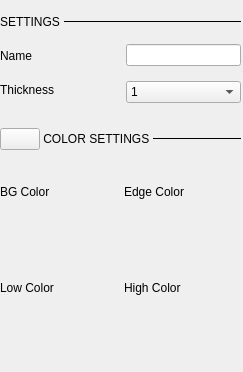
<?xml version="1.0" encoding="UTF-8"?>
<ui version="4.0">
 <class>LChannelSettings</class>
 <widget class="QWidget" name="LChannelSettings">
  <property name="geometry">
   <rect>
    <x>0</x>
    <y>0</y>
    <width>243</width>
    <height>372</height>
   </rect>
  </property>
  <property name="sizePolicy">
   <sizepolicy hsizetype="Maximum" vsizetype="Maximum">
    <horstretch>0</horstretch>
    <verstretch>0</verstretch>
   </sizepolicy>
  </property>
  <property name="windowTitle">
   <string>Form</string>
  </property>
  <layout class="QGridLayout" name="gridLayout">
   <property name="leftMargin">
    <number>0</number>
   </property>
   <property name="topMargin">
    <number>0</number>
   </property>
   <property name="rightMargin">
    <number>2</number>
   </property>
   <property name="bottomMargin">
    <number>0</number>
   </property>
   <property name="verticalSpacing">
    <number>0</number>
   </property>
   <item row="7" column="0">
    <widget class="QWidget" name="widget" native="true">
     <property name="minimumSize">
      <size>
       <width>0</width>
       <height>50</height>
      </size>
     </property>
     <layout class="QVBoxLayout" name="verticalLayout">
      <property name="leftMargin">
       <number>0</number>
      </property>
      <property name="topMargin">
       <number>0</number>
      </property>
      <property name="rightMargin">
       <number>0</number>
      </property>
      <property name="bottomMargin">
       <number>0</number>
      </property>
      <item>
       <layout class="QHBoxLayout" name="horizontalLayout_5">
        <property name="sizeConstraint">
         <enum>QLayout::SetDefaultConstraint</enum>
        </property>
        <property name="leftMargin">
         <number>0</number>
        </property>
        <property name="topMargin">
         <number>0</number>
        </property>
        <item>
         <widget class="QLabel" name="label_5">
          <property name="sizePolicy">
           <sizepolicy hsizetype="Minimum" vsizetype="Fixed">
            <horstretch>0</horstretch>
            <verstretch>0</verstretch>
           </sizepolicy>
          </property>
          <property name="text">
           <string>BG Color</string>
          </property>
         </widget>
        </item>
        <item>
         <widget class="QLabel" name="lblEdge">
          <property name="sizePolicy">
           <sizepolicy hsizetype="Minimum" vsizetype="Fixed">
            <horstretch>0</horstretch>
            <verstretch>0</verstretch>
           </sizepolicy>
          </property>
          <property name="text">
           <string>Edge Color</string>
          </property>
         </widget>
        </item>
       </layout>
      </item>
      <item>
       <layout class="QHBoxLayout" name="horizontalLayout_6">
        <property name="sizeConstraint">
         <enum>QLayout::SetDefaultConstraint</enum>
        </property>
        <property name="topMargin">
         <number>0</number>
        </property>
        <item>
         <widget class="QWidget" name="colorBG" native="true">
          <property name="sizePolicy">
           <sizepolicy hsizetype="Preferred" vsizetype="Fixed">
            <horstretch>0</horstretch>
            <verstretch>0</verstretch>
           </sizepolicy>
          </property>
          <property name="minimumSize">
           <size>
            <width>0</width>
            <height>30</height>
           </size>
          </property>
          <property name="maximumSize">
           <size>
            <width>16777215</width>
            <height>30</height>
           </size>
          </property>
          <property name="styleSheet">
           <string notr="true"/>
          </property>
         </widget>
        </item>
        <item>
         <widget class="QWidget" name="colorEdge" native="true">
          <property name="sizePolicy">
           <sizepolicy hsizetype="Preferred" vsizetype="Fixed">
            <horstretch>0</horstretch>
            <verstretch>0</verstretch>
           </sizepolicy>
          </property>
          <property name="minimumSize">
           <size>
            <width>0</width>
            <height>30</height>
           </size>
          </property>
          <property name="maximumSize">
           <size>
            <width>16777215</width>
            <height>30</height>
           </size>
          </property>
          <property name="styleSheet">
           <string notr="true"/>
          </property>
         </widget>
        </item>
       </layout>
      </item>
      <item>
       <layout class="QHBoxLayout" name="horizontalLayout_8">
        <property name="leftMargin">
         <number>0</number>
        </property>
        <property name="topMargin">
         <number>0</number>
        </property>
        <item>
         <widget class="QLabel" name="lblLow">
          <property name="sizePolicy">
           <sizepolicy hsizetype="Minimum" vsizetype="Fixed">
            <horstretch>0</horstretch>
            <verstretch>0</verstretch>
           </sizepolicy>
          </property>
          <property name="text">
           <string>Low Color</string>
          </property>
         </widget>
        </item>
        <item>
         <widget class="QLabel" name="lblHigh">
          <property name="sizePolicy">
           <sizepolicy hsizetype="Minimum" vsizetype="Fixed">
            <horstretch>0</horstretch>
            <verstretch>0</verstretch>
           </sizepolicy>
          </property>
          <property name="text">
           <string>High Color</string>
          </property>
         </widget>
        </item>
       </layout>
      </item>
      <item>
       <layout class="QHBoxLayout" name="horizontalLayout_7">
        <property name="topMargin">
         <number>0</number>
        </property>
        <item>
         <widget class="QWidget" name="colorLow" native="true">
          <property name="sizePolicy">
           <sizepolicy hsizetype="Preferred" vsizetype="Fixed">
            <horstretch>0</horstretch>
            <verstretch>0</verstretch>
           </sizepolicy>
          </property>
          <property name="minimumSize">
           <size>
            <width>0</width>
            <height>30</height>
           </size>
          </property>
          <property name="maximumSize">
           <size>
            <width>16777215</width>
            <height>30</height>
           </size>
          </property>
          <property name="styleSheet">
           <string notr="true"/>
          </property>
         </widget>
        </item>
        <item>
         <widget class="QWidget" name="colorHigh" native="true">
          <property name="sizePolicy">
           <sizepolicy hsizetype="Preferred" vsizetype="Fixed">
            <horstretch>0</horstretch>
            <verstretch>0</verstretch>
           </sizepolicy>
          </property>
          <property name="minimumSize">
           <size>
            <width>0</width>
            <height>30</height>
           </size>
          </property>
          <property name="maximumSize">
           <size>
            <width>16777215</width>
            <height>30</height>
           </size>
          </property>
          <property name="styleSheet">
           <string notr="true"/>
          </property>
         </widget>
        </item>
       </layout>
      </item>
     </layout>
     <zorder></zorder>
     <zorder></zorder>
    </widget>
   </item>
   <item row="0" column="0">
    <layout class="QGridLayout" name="gridLayout_2">
     <property name="topMargin">
      <number>0</number>
     </property>
     <property name="horizontalSpacing">
      <number>0</number>
     </property>
     <item row="2" column="0" colspan="2">
      <spacer name="verticalSpacer_3">
       <property name="orientation">
        <enum>Qt::Vertical</enum>
       </property>
       <property name="sizeType">
        <enum>QSizePolicy::Fixed</enum>
       </property>
       <property name="sizeHint" stdset="0">
        <size>
         <width>0</width>
         <height>15</height>
        </size>
       </property>
      </spacer>
     </item>
     <item row="1" column="1">
      <widget class="Line" name="line">
       <property name="minimumSize">
        <size>
         <width>0</width>
         <height>1</height>
        </size>
       </property>
       <property name="maximumSize">
        <size>
         <width>16777215</width>
         <height>1</height>
        </size>
       </property>
       <property name="frameShadow">
        <enum>QFrame::Plain</enum>
       </property>
       <property name="orientation">
        <enum>Qt::Horizontal</enum>
       </property>
       <property name="subsection_line" stdset="0">
        <bool>true</bool>
       </property>
      </widget>
     </item>
     <item row="1" column="0">
      <widget class="QLabel" name="label_2">
       <property name="sizePolicy">
        <sizepolicy hsizetype="Maximum" vsizetype="Preferred">
         <horstretch>0</horstretch>
         <verstretch>0</verstretch>
        </sizepolicy>
       </property>
       <property name="text">
        <string>SETTINGS </string>
       </property>
       <property name="subsection_label" stdset="0">
        <bool>true</bool>
       </property>
      </widget>
     </item>
     <item row="0" column="0" colspan="2">
      <spacer name="verticalSpacer_4">
       <property name="orientation">
        <enum>Qt::Vertical</enum>
       </property>
       <property name="sizeType">
        <enum>QSizePolicy::Fixed</enum>
       </property>
       <property name="sizeHint" stdset="0">
        <size>
         <width>0</width>
         <height>15</height>
        </size>
       </property>
      </spacer>
     </item>
    </layout>
   </item>
   <item row="6" column="0">
    <layout class="QGridLayout" name="gridLayout_3">
     <property name="leftMargin">
      <number>0</number>
     </property>
     <property name="topMargin">
      <number>0</number>
     </property>
     <property name="bottomMargin">
      <number>0</number>
     </property>
     <property name="horizontalSpacing">
      <number>0</number>
     </property>
     <item row="0" column="0" colspan="3">
      <spacer name="verticalSpacer_5">
       <property name="orientation">
        <enum>Qt::Vertical</enum>
       </property>
       <property name="sizeType">
        <enum>QSizePolicy::Fixed</enum>
       </property>
       <property name="sizeHint" stdset="0">
        <size>
         <width>0</width>
         <height>25</height>
        </size>
       </property>
      </spacer>
     </item>
     <item row="1" column="0">
      <widget class="QPushButton" name="btnCollapse">
       <property name="sizePolicy">
        <sizepolicy hsizetype="Fixed" vsizetype="Minimum">
         <horstretch>0</horstretch>
         <verstretch>0</verstretch>
        </sizepolicy>
       </property>
       <property name="maximumSize">
        <size>
         <width>16777215</width>
         <height>16777215</height>
        </size>
       </property>
       <property name="text">
        <string/>
       </property>
       <property name="checkable">
        <bool>true</bool>
       </property>
       <property name="checked">
        <bool>false</bool>
       </property>
       <property name="subsection_arrow_button" stdset="0">
        <bool>true</bool>
       </property>
      </widget>
     </item>
     <item row="1" column="1">
      <widget class="QLabel" name="label_6">
       <property name="sizePolicy">
        <sizepolicy hsizetype="Maximum" vsizetype="Preferred">
         <horstretch>0</horstretch>
         <verstretch>0</verstretch>
        </sizepolicy>
       </property>
       <property name="text">
        <string> COLOR SETTINGS </string>
       </property>
       <property name="subsection_label" stdset="0">
        <bool>true</bool>
       </property>
      </widget>
     </item>
     <item row="1" column="2">
      <widget class="Line" name="line_2">
       <property name="minimumSize">
        <size>
         <width>0</width>
         <height>1</height>
        </size>
       </property>
       <property name="maximumSize">
        <size>
         <width>16777215</width>
         <height>1</height>
        </size>
       </property>
       <property name="frameShadow">
        <enum>QFrame::Plain</enum>
       </property>
       <property name="orientation">
        <enum>Qt::Horizontal</enum>
       </property>
       <property name="subsection_line" stdset="0">
        <bool>true</bool>
       </property>
      </widget>
     </item>
     <item row="2" column="0" colspan="3">
      <spacer name="verticalSpacer_6">
       <property name="orientation">
        <enum>Qt::Vertical</enum>
       </property>
       <property name="sizeType">
        <enum>QSizePolicy::Fixed</enum>
       </property>
       <property name="sizeHint" stdset="0">
        <size>
         <width>0</width>
         <height>15</height>
        </size>
       </property>
      </spacer>
     </item>
    </layout>
   </item>
   <item row="3" column="0">
    <layout class="QHBoxLayout" name="horizontalLayout_2">
     <property name="spacing">
      <number>10</number>
     </property>
     <property name="topMargin">
      <number>0</number>
     </property>
     <item>
      <layout class="QVBoxLayout" name="verticalLayout_2">
       <property name="spacing">
        <number>15</number>
       </property>
       <property name="topMargin">
        <number>0</number>
       </property>
       <item>
        <widget class="QLabel" name="label_3">
         <property name="sizePolicy">
          <sizepolicy hsizetype="Preferred" vsizetype="Fixed">
           <horstretch>0</horstretch>
           <verstretch>0</verstretch>
          </sizepolicy>
         </property>
         <property name="text">
          <string>Name</string>
         </property>
        </widget>
       </item>
       <item>
        <widget class="QLabel" name="label_4">
         <property name="sizePolicy">
          <sizepolicy hsizetype="Minimum" vsizetype="Fixed">
           <horstretch>0</horstretch>
           <verstretch>0</verstretch>
          </sizepolicy>
         </property>
         <property name="text">
          <string>Thickness</string>
         </property>
        </widget>
       </item>
      </layout>
     </item>
     <item>
      <layout class="QVBoxLayout" name="verticalLayout_4">
       <property name="spacing">
        <number>15</number>
       </property>
       <property name="topMargin">
        <number>0</number>
       </property>
       <item>
        <widget class="QLineEdit" name="nameLineEdit">
         <property name="sizePolicy">
          <sizepolicy hsizetype="Preferred" vsizetype="Fixed">
           <horstretch>0</horstretch>
           <verstretch>0</verstretch>
          </sizepolicy>
         </property>
         <property name="maximumSize">
          <size>
           <width>16777215</width>
           <height>16777215</height>
          </size>
         </property>
         <property name="maxLength">
          <number>5</number>
         </property>
        </widget>
       </item>
       <item>
        <widget class="QComboBox" name="cmbThickness">
         <property name="sizePolicy">
          <sizepolicy hsizetype="Minimum" vsizetype="Fixed">
           <horstretch>0</horstretch>
           <verstretch>0</verstretch>
          </sizepolicy>
         </property>
         <property name="maximumSize">
          <size>
           <width>16777215</width>
           <height>16777215</height>
          </size>
         </property>
         <item>
          <property name="text">
           <string>1</string>
          </property>
         </item>
         <item>
          <property name="text">
           <string>1.5</string>
          </property>
         </item>
         <item>
          <property name="text">
           <string>2</string>
          </property>
         </item>
         <item>
          <property name="text">
           <string>2.5</string>
          </property>
         </item>
         <item>
          <property name="text">
           <string>3</string>
          </property>
         </item>
         <item>
          <property name="text">
           <string>3.5</string>
          </property>
         </item>
         <item>
          <property name="text">
           <string>4</string>
          </property>
         </item>
         <item>
          <property name="text">
           <string>4.5</string>
          </property>
         </item>
         <item>
          <property name="text">
           <string>5</string>
          </property>
         </item>
        </widget>
       </item>
      </layout>
     </item>
    </layout>
   </item>
  </layout>
 </widget>
 <resources/>
 <connections/>
</ui>
